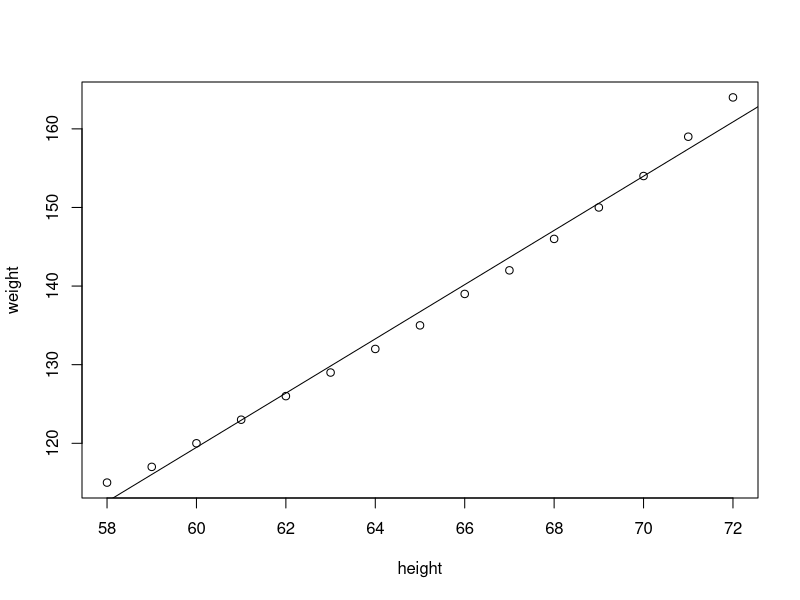
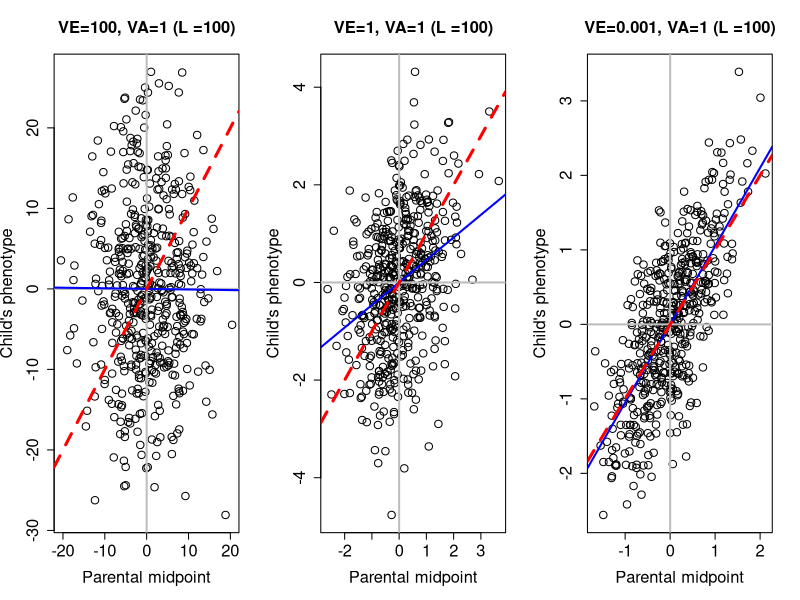

Here is the R script that generated these plots, in order:
## ---- chunk 1
data(women)
cov(women$height, women$weight)
fit <- lm(weight~height, data = women)
summary(fit)
plot(women$weight~women$height, xlab='height', ylab='weight')
abline(lm(weight ~ height, data = women))
## ---- chunk 2
# a simulation study
par.off.corr<-function(L=20, environ.var,Num_inds=1000,print.slope=FALSE,sel.cutoff=FALSE){
	##Quantitative genetics sims
	allele.freq<-0.5   ###each locus is assumed to have the same allele frequencies. This is just to simplify the coding, in reality these results work when each locus has its own frequency (and the coding wouldn't be too much harder). 
	 
	 
	
	##MAKE A MUM
	## For each mother, at each locus we draw an allele (either 0 or 1) from the population allele frequency. 
	##We do this twice for each mother two represent the two haplotypes in the mother 
	mum.hap.1<-replicate(Num_inds, rbinom(L,1,allele.freq) )
	mum.hap.2<-replicate(Num_inds, rbinom(L,1,allele.freq) )
	##type mum.hap.1[,1] to see the 1st mothers 1st haplotype
	
	##Each mothers genotype at each locus is either 0,1,2
	mum.geno<-mum.hap.1+mum.hap.2
	
	additive.genetic<-colSums(mum.geno)
	genetic.sd<-sd(additive.genetic)
	mean.genetic<-mean(additive.genetic)
	
	additive.genetic<-additive.genetic / sd(additive.genetic)
	mum.pheno<- additive.genetic + rnorm(Num_inds,sd=sqrt(environ.var))
	mum.pheno<-mum.pheno-mean(mum.pheno)
	
	
	
	##MAKE A DAD (same code as make a mum, only said in a deeper voice)
	dad.hap.1<-replicate(Num_inds, rbinom(L,1,allele.freq) )
	dad.hap.2<-replicate(Num_inds, rbinom(L,1,allele.freq) )
	dad.geno<-dad.hap.1+dad.hap.2
	
	
	additive.genetic<-colSums(dad.geno)
	additive.genetic<-additive.genetic / sd(additive.genetic)
	dad.pheno<- additive.genetic + rnorm(Num_inds,sd=sqrt(environ.var))
	dad.pheno<-dad.pheno-mean(dad.pheno)
	
	### Make a child
	child.geno<-dad.hap.1+mum.hap.1 ##1 haplotype from mum 1 haplotype from dad
	
	additive.genetic<-colSums(child.geno)
	additive.genetic<-additive.genetic / sd(additive.genetic)
	child.pheno<- additive.genetic + rnorm(Num_inds,sd=sqrt(environ.var))
	child.pheno<-child.pheno-mean(child.pheno)
	
	
	
	##Calculate midpoints, linear model and plots
	
	parental.midpoint<-(mum.pheno+dad.pheno)/2 ##avg. parents
	
	lm(child.pheno~parental.midpoint) ##linear model between child and mid point
								##the slope of this line is the narrow sense heritability.
	
	# plot parental midpoint against offsprings phenotype.
	#layout(1) ###done in case this is run after the code with 3 plots
	if(sel.cutoff){
		plot(parental.midpoint,child.pheno,xlab="Parental midpoint",ylab="Child's phenotype",cex=1.5,cex.axis=1.5,cex.main=1.5,cex.lab=1.5,main=paste("VE=",environ.var,", VA=1 ","(L =",L,")",sep=""),col=ifelse(parental.midpoint>1,"red","grey"))
	}else{
		plot(parental.midpoint,child.pheno,xlab="Parental midpoint",ylab="Child's phenotype",cex=1.5,cex.axis=1.5,cex.main=1.5,cex.lab=1.5,main=paste("VE=",environ.var,", VA=1 ","(L =",L,")",sep=""))
	}
	## plot the regression in red
	abline(h=0,col="grey",lwd=2)
	abline(v=0,col="grey",lwd=2)
	 abline(lm(child.pheno~parental.midpoint),col="blue",lwd=2)
	
	
	
	my.slope<-lm(child.pheno~parental.midpoint)$coeff[2]
	
	if(sel.cutoff){
		sel.child.mean<-mean(child.pheno[parental.midpoint>1])
		sel.par.mean<-mean(parental.midpoint[parental.midpoint>1]);
		points(sel.par.mean,0,col="blue",pch=19,cex=1.2)
		pred.sel.child<-my.slope*sel.par.mean
		points(0,pred.sel.child,col="blue",pch=19,cex=1.2)
		lines(c(0,sel.par.mean), rep(pred.sel.child,2),col="blue",lwd=2)
		lines(rep(sel.par.mean,2), c(0,pred.sel.child),col="blue",lwd=2)
		arrows(x0=0,x1=0,y0=0,y1=pred.sel.child,col="blue",lwd=2,length=0.1,code=3)
		arrows(x0=0,x1=sel.par.mean,y0=0,y1=0,col="blue",lwd=2,length=0.1,code=3)
		text(x=sel.par.mean/2,y=min(child.pheno)*0.06,"S",cex=1.5,col="blue")
		text(x=min(parental.midpoint)*0.06,y=pred.sel.child/2,"R",cex=1.5,col="blue")
	}
	
	if(print.slope) text(x=min(parental.midpoint)*.8,y=max(child.pheno)*.9,label=paste("slope= ",format(my.slope,digit=3)),col="red",lwd=4,cex=1.5)
	
	abline(0,1,col="red",lwd=3,lty=2)
 #	recover()
 }
 

layout(t(1:3))
par.off.corr(L=100, environ.var=100,Num_inds=500)  #,print.slope=TRUE)
par.off.corr(L=100, environ.var=1,Num_inds=500) #,print.slope=TRUE)
par.off.corr(L=100, environ.var=0.001,Num_inds=500) #,print.slope=TRUE)
